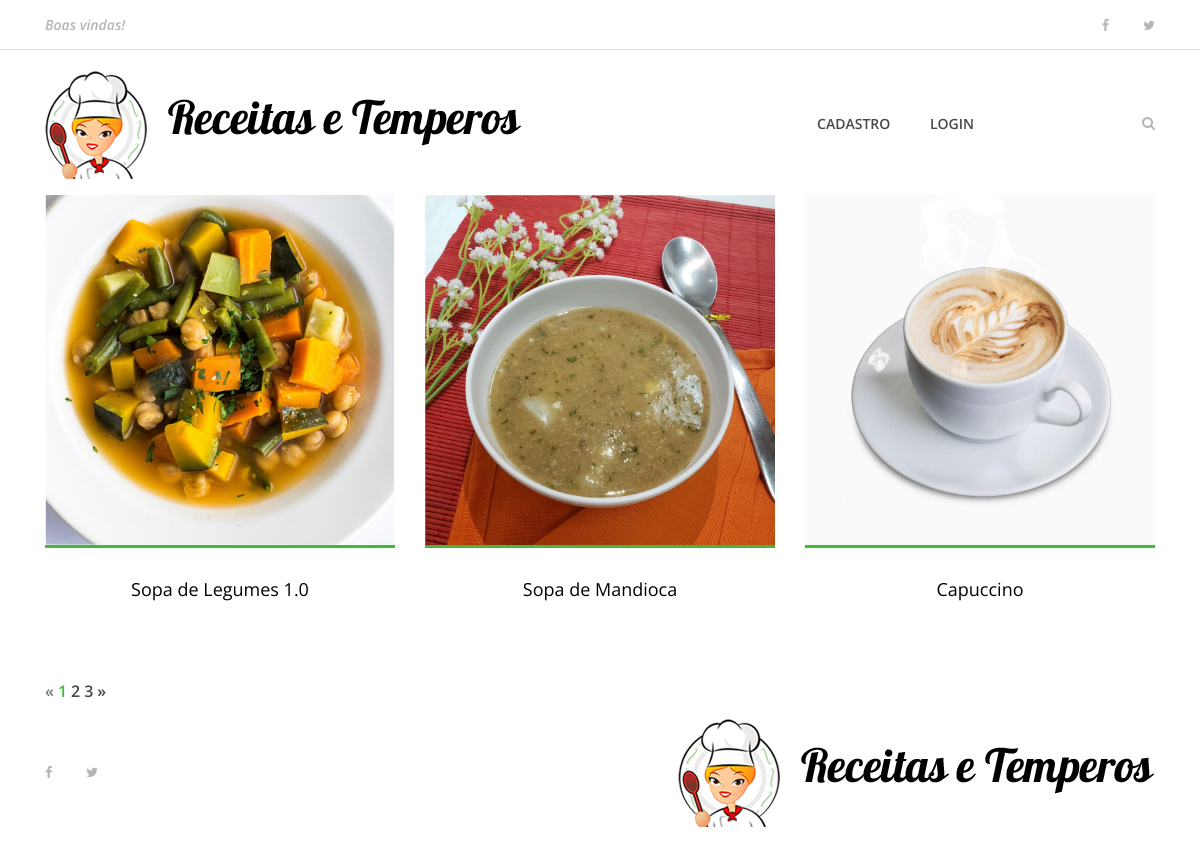
The page / on the database its author committed.
### bibliotecaTeste/models.py (models this page shows, shortened)
class Receita(models.Model):
    pessoa = models.ForeignKey(User, on_delete=models.CASCADE)
    nome_receita = models.CharField(max_length=200)
    ingredientes = models.TextField()
    modo_preparo = models.TextField()
    tempo_preparo = models.IntegerField()
    rendimento = models.CharField(max_length=100)
    categoria = models.CharField(max_length=100)
    date_receita = models.DateTimeField(default=datetime.now, blank=True)
    foto_receita = models.ImageField(upload_to='fotos/%d/%m/%Y/', blank=True)
    publicada = models.BooleanField(default=False)

### bibliotecaTeste/views/receitas.py (the view)
# urls.py: path('', index, name='index'),
def index(request):
    receitas = Receita.objects.order_by('-date_receita').filter(publicada=True)
    paginator = Paginator(receitas, 3)
    page = request.GET.get('page')
    receitas_pagina = paginator.get_page(page)
    dados = {
        'receitas' : receitas_pagina
    }
    return render(request,'receitas/index.html', dados)

### templates/receitas/index.html (shortened to what this page needs)
{% extends 'base.html' %}
{% load static %}
{% block content %}
    {% include 'partials/_menu.html' %}
    <section class="best-receipe-area">
        <div class="container">
            <div class="row">
                {% if receitas %}
                {% for receita in receitas %}
                <div class="col-12 col-sm-6 col-lg-4">
                    <div class="single-best-receipe-area mb-30">
                        {% if receita.foto_receita == '' %}
                            <img src="{% static 'img/bg-img/foto_receita.png' %}" alt="">
                        {% else %}
                            <img src="{{ receita.foto_receita.url }}" alt="">
                        {% endif %}
                         <div class="receipe-content">
                            <a href="{% url 'receita' receita.id %}">
                                <h5>{{ receita.nome_receita }}</h5>
                            </a>
                        </div>
                    </div>
                </div>
                {% endfor %}
                {% endif %}
            </div>
        </div>
    </section>
    <section class="top-catagory-area section-padding-20-0">
         <div class="container">
             {% if receitas.has_other_pages %}
            <ul class="pagination">
                {% if receitas.has_previous %}
                <li class="page-item">
                    <a href="?page={{ receitas.previous_page_number }}" class="page-link">&laquo;</a>
                </li>
                {% else %}
                <li class="page-item disabled">
                    <a class="page-link">&laquo;</a>
                </li>
                {% endif %}
                {% for pagina in receitas.paginator.page_range %}
                {% if receitas.number == pagina %}
                <li class="page-item active">
                    <a class="page-link">{{ pagina }}</a>
                </li>
                {% else %}
                <li class="page-item">
                    <a href="?page={{pagina}}" class="page-link">{{pagina}}</a>
                </li>
                {% endif %}
                {% endfor %}
                {% if receitas.has_next %}
                <li class="page-item">
                    <a href="?page={{ receitas.next_page_number }}" class="page-link">&raquo;</a>
                </li>
                {% else %}
                <li class="page-item disabled">
                    <a class="page-link">&raquo;</a>
                </li>
                {% endif %}
            </ul>
            {% endif %}
        </div>
    </section>
    {% include 'partials/_footer.html' %}
{% endblock %}

### biblioteca/static/site.css (style rules this page uses)
* { margin: 0; padding: 0; }
body { font-family: "Open Sans", sans-serif; font-size: 14px; }
h1, h2, h3, h4, h5, h6 { color: #000000; line-height: 1.3; font-weight: 600; }
a, a:hover, a:focus { -webkit-transition-duration: 500ms; transition-duration: 500ms; text-decoration: none; outline: 0 solid transparent; color: #000000; font-weight: 600; font-size: 14px; color: #474747; }
ul, ol { margin: 0; }
ul li, ol li { list-style: none; }
img { height: auto; max-width: 100%; }
.mb-30 { margin-bottom: 30px !important; }
.best-receipe-area { position: relative; z-index: 1; padding-bottom: 50px; }
.single-best-receipe-area { position: relative; z-index: 1; }
.single-best-receipe-area img { border-bottom: 3px solid #40ba37; }
.single-best-receipe-area .receipe-content { padding-top: 30px; text-align: center; }
.single-best-receipe-area .receipe-content h5 { font-size: 18px; margin-bottom: 10px; font-weight: 400; -webkit-transition-duration: 500ms; transition-duration: 500ms; }
.pagination { position: relative; z-index: 1; }
.pagination .page-link { padding: 0; font-size: 16px; margin-right: 5px; border: none; color: #474747; }
.pagination .page-item.active .page-link { background-color: transparent; color: #40ba37; }

### rows shown on the page
Receita: foto_receita (picture), nome_receita "Sopa de Legumes 1.0"
Receita: foto_receita (picture), nome_receita "Sopa de Mandioca"
Receita: foto_receita (picture), nome_receita "Capuccino"

### other values the page prints
{{ pagina }} "1"
{{ pagina }} "2" "3"
